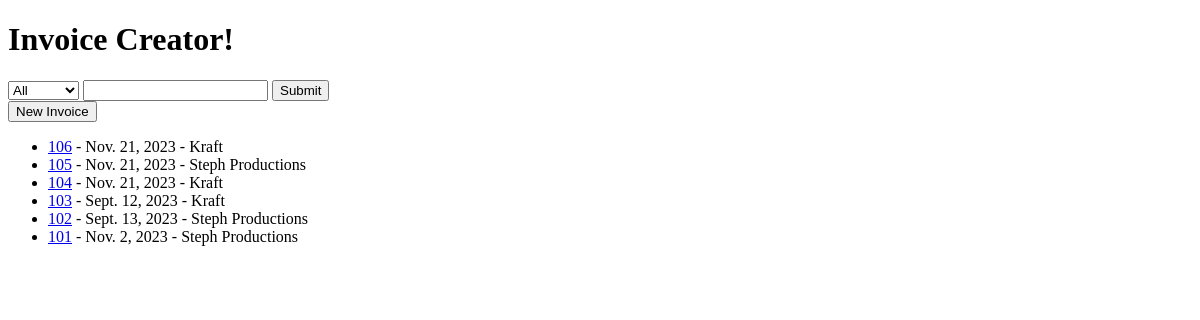
The page /invoices/ (signed in) on the database as committed earlier.
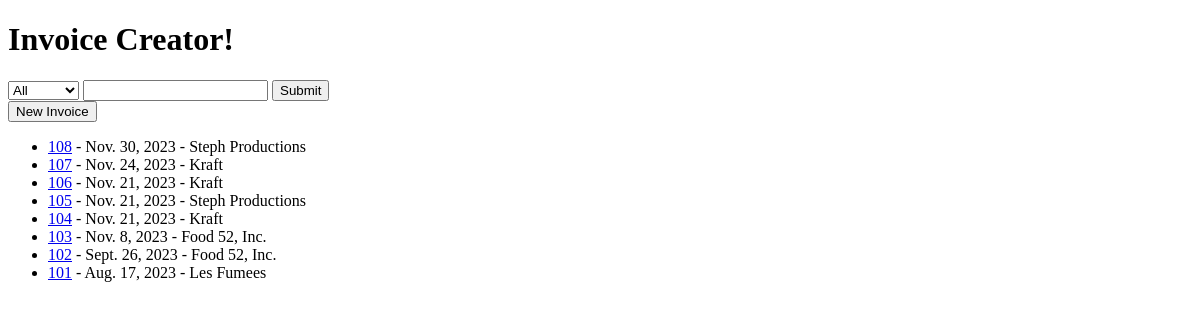
The same page on the database as committed later.
### invoices/models.py (models this page shows, shortened)
class Invoice(models.Model):
    client = models.ForeignKey(Client, on_delete=models.CASCADE)
    invoice_number = models.IntegerField()
    invoice_date = models.DateField()
    due_date = models.DateField()
    def get_absolute_url(self):
        return reverse("invoices:detail", kwargs={"id": self.id})

class Client(models.Model):
    user = models.ForeignKey(settings.AUTH_USER_MODEL, on_delete=models.CASCADE)
    client_name = models.CharField(max_length=50)
    client_phone = models.CharField(max_length=15, blank=True)
    client_address = models.TextField(max_length=100, blank=True)
    client_contact = models.CharField(max_length=50, blank=True)
    client_email = models.EmailField(blank=True)
    client_account_number = models.CharField(max_length=20, blank=True)
    rate = models.CharField(max_length=10, default='0')
    objects = ClientManager()

### invoices/views.py (the view)
# urls.py: path('invoices/', invoice_list_view, name='invoices'),
@login_required
def invoice_list_view(request):
    obj = Invoice.objects.order_by('-invoice_number')
    context = {
        'objects': obj,
    }
    return render(request, "invoices/invoice-list.html", context)

### templates/invoices/invoice-list.html
{% extends 'base.html' %}
{% block content %}
    <div>
        <form action="{% url 'invoices:create' %}">
            <button type="submit">New Invoice</button>
        </form>
    </div>
    <ul>
        {% for x in objects %}
            <li><a href="{{ x.get_absolute_url }}">{{ x.invoice_number }}</a> - {{ x.invoice_date }} - {{ x.client.client_name }}</li>
        {% endfor %}
    </ul>
{% endblock content %}

### templates/base.html (shortened to what this page needs)
<!DOCTYPE html>
<html lang="en">
<head>
</head>
<body>
    <h1>Invoice Creator!</h1>
    {% include 'search/search-form.html' %}
    {% block content %}
    {% endblock %}
</body>
</html>

### templates/search/search-form.html (shortened to what this page needs)
<div>
    <form action="/search/" method="GET">
        <select name="type" id="search-type" hx-get="/search/" hx-trigger="change delay:200ms"
        hx-include="#search-query" hx-target="#typeahead-results">
            {% if request.GET.type == 'all' %}
                <option value="all" selected>All</option>
            {% else %}
                <option value="all">All</option>
            {% endif %}
        </select>
        <input type="text" id="search-query" name="q" value="{{ request.GET.q }}" hx-get="/search/"
        hx-trigger="keyup changed delay:200ms" hx-include="#search-type" hx-target="#typeahead-results" />
        <input type="submit" />
    </form>
</div>

Rows that differ between the two databases and show on the page:
added Invoice: invoice_number "108", invoice_date "Nov. 30, 2023", client.client_name "Steph Productions"
added Invoice: invoice_number "107", invoice_date "Nov. 24, 2023", client.client_name "Kraft"
changed Invoice: invoice_date "Sept. 12, 2023" → "Nov. 8, 2023"; client.client_name "Kraft" → "Food 52, Inc."
changed Invoice: invoice_date "Sept. 13, 2023" → "Sept. 26, 2023"; client.client_name "Steph Productions" → "Food 52, Inc."
changed Invoice: invoice_date "Nov. 2, 2023" → "Aug. 17, 2023"; client.client_name "Steph Productions" → "Les Fumees"
